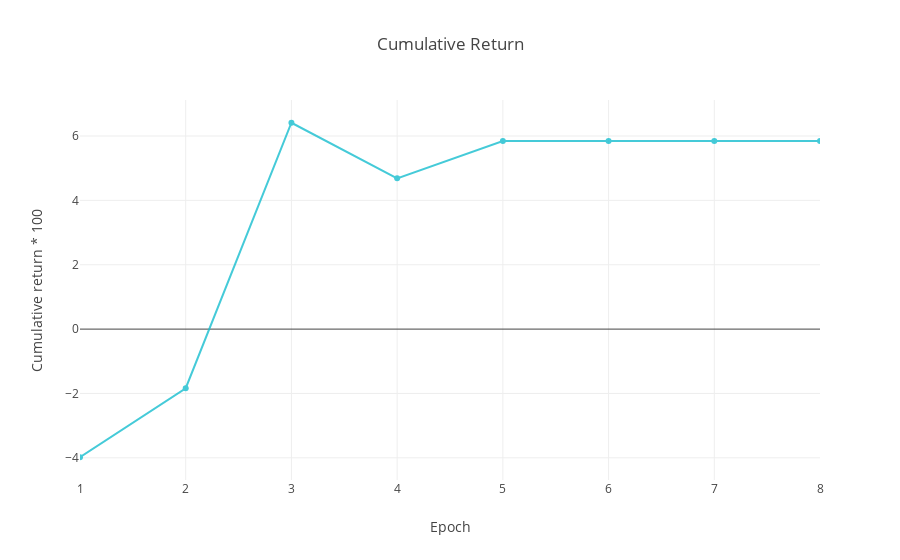

This figure's notebook cell:
### Markdown cell above
## Training market simulator

### Code cell
# cum_returns = map(lambda cum_returns: cum_returns * 100, cum_returns)
plot_cum = plot_cum_return(epochs, cum_returns, output_type='nb')
iplot(plot_cum)

### Figure 1 — Plotly figure (JSON) as saved in the notebook; plotly's stock layout.template omitted (floating-point values rounded to 4 significant figures)
{"data": [{"line": {"color": "#17BECF"}, "name": "CR", "opacity": 0.8, "type": "scatter", "uid": "d2a33e22-f7b1-48ca-ae41-ac6907acfb4d", "x": [1, 2, 3, 4, 5, 6, 7, 8], "y": [-3.982, -1.838, 6.413, 4.685, 5.848, 5.848, 5.848, 5.848]}], "layout": {"autosize": true, "title": {"text": "Cumulative Return"}, "xaxis": {"range": [1, 8], "rangeselector": {"buttons": [{"count": 1, "label": "1m", "step": "month", "stepmode": "backward"}, {"count": 6, "label": "6m", "step": "month", "stepmode": "backward"}, {"step": "all"}]}, "title": {"text": "Epoch"}, "type": "linear"}, "yaxis": {"autorange": true, "range": [-4.744, 7.174], "title": {"text": "Cumulative return * 100"}, "type": "linear"}}}
